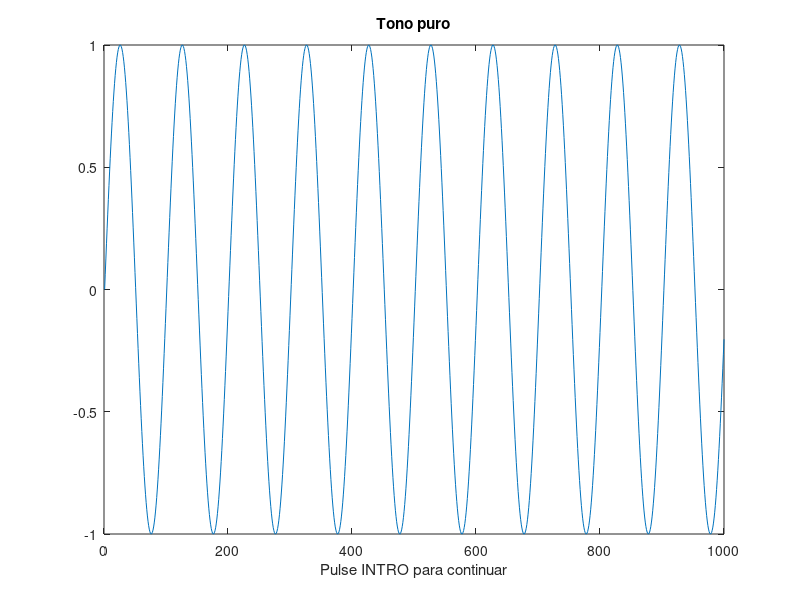

MATLAB code for this plot:
%%%%%     PERIODICIDAD %%%%%

clear all;
clc


fs = 44100;
t0=0:1/fs:2;

%for f=[100 400 440 600 800]
f=440;
x=sin(2*pi*f*t0);
f=figure;
plot(x(1:1000));
title('Tono puro');
xlabel('Pulse INTRO para continuar');
soundsc(x,fs);
pause
close(f)
%end

eleccion=0;